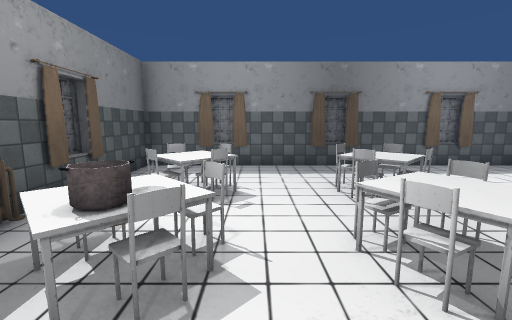
[1] (above)

12 first-person views from a walk through a 3-D level made in the Unity game engine. The camera is 1.5 m above the floor, tilts 8° down and sees 90° across. Doors are open. The floor is counted in squares, 1 m on a side. Each view is taken from the middle of a square. On the plan, view 1 faces up. The plan holds only what a view shows up to about 13 squares ahead; the rest is blank. Some surface patterns are stand-ins.

[2]
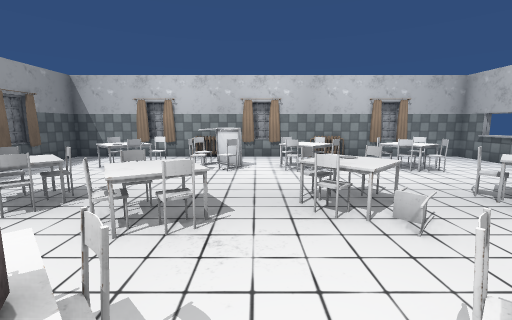

[3]
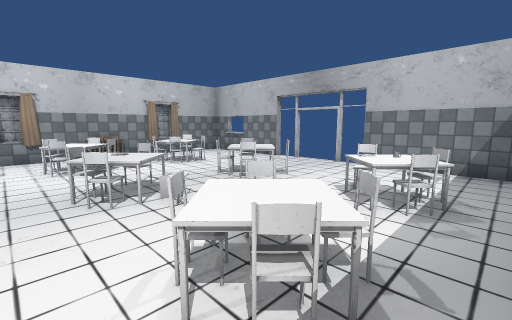

[4]
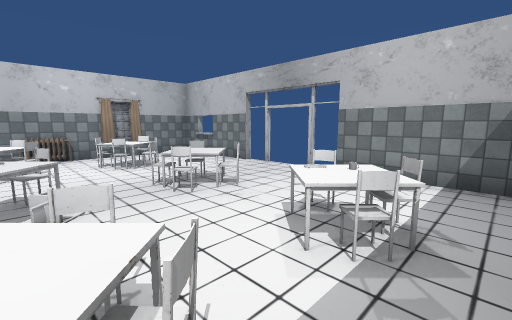

[5]
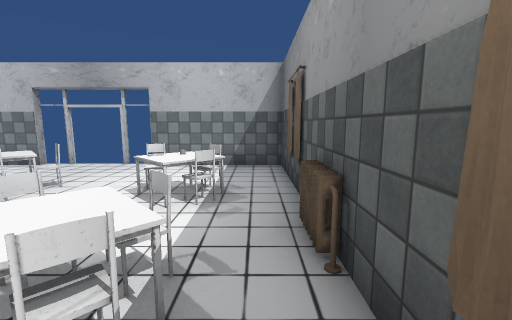

[6]
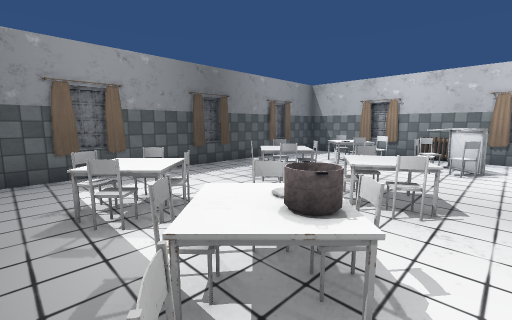

[7]
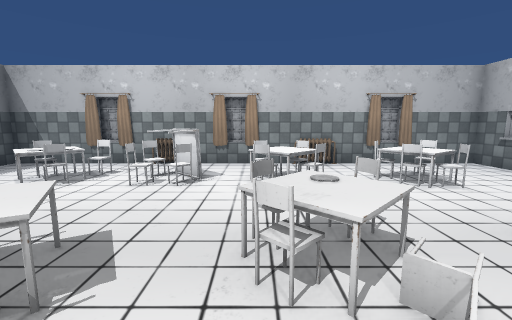

[8]
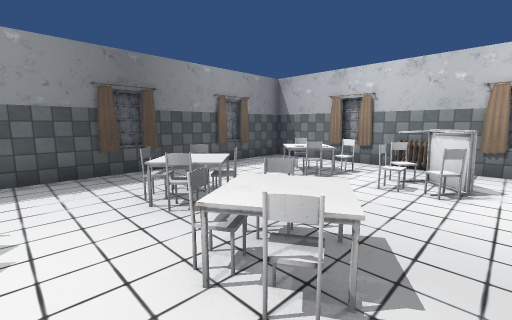

[9]
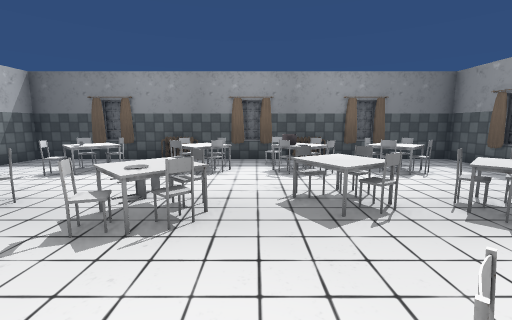

[10]
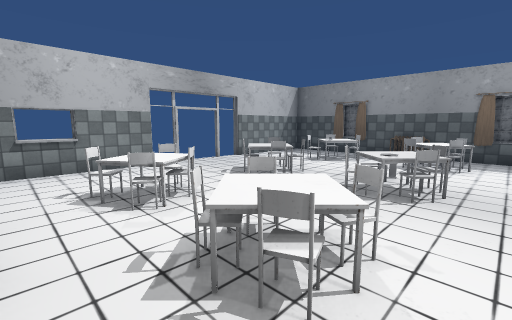

[11]
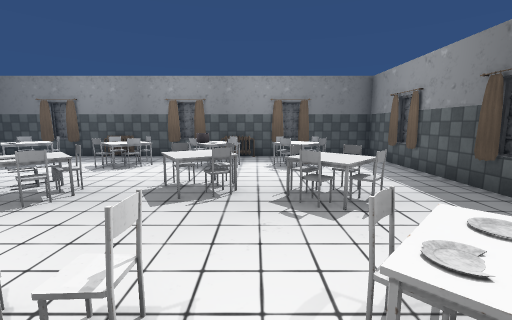

[12]
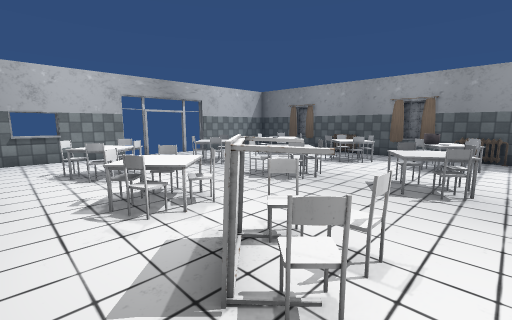

### Floor plan
Points are (right, up) in squares from view 1. A wall is a line through its corners. A room is listed if a view was taken in it or the views show most of it. See-through windows are left out.
Room 1 (views 1, 2, 3, 4, 5, 6, 7, 8, 9, 10, 11, 12)
walls: (9.6, -0.1) (9.8, 0.3); (9.6, 1.1) (9.8, 1.5); (-3.7, 0.5) (-3.9, 0); (9.8, -0.1) (9.5, 0.4); (-3.7, 1.6) (-4, 1.2); (9.8, 1.1) (9.5, 1.6); (-4, 0.4) (-3.8, 0); (-3.9, 1.7) (-3.7, 1.2); (10.1, 0.4) (10.1, 1.1); (-4.2, 1.2) (-4.2, 0.4); (-4.2, 1.6) (-4, 1); (9.6, -4.7) (9.8, -4.3); (9.6, 4.7) (9.8, 5.1); (-4, -4.2) (-3.7, -4.7); (9.8, 4.6) (9.6, 5.2); (9.8, -4.7) (9.5, -4.1); (-3.6, 5.3) (-3.4, 4.9); (-3.7, 5.2) (-3.9, 4.8); (4.9, -8.4) (9.8, -8.4) (9.8, 9.3) (-3.9, 9.3) (-3.9, -8.4) (1, -8.4); (-3.8, -5.4) (-4, -5.9); (-4.2, -4.9) (-4.2, -5.6); (-4, 5.3) (-3.7, 4.7); (10.1, 5.2) (10.1, 6.1); (-4, -5.4) (-3.7, -5.9); (9.7, 5.8) (9.8, 6.3); (9.8, 5.9) (9.6, 6.4); (10.1, -5.6) (10.1, -4.8); (9.8, -6) (9.5, -5.4); (2.5, 9.1) (2, 9.3); (3.7, 9.1) (3.2, 9.3); (2.5, 9.2) (2, 9.3); (2.4, 9.3) (2, 9.1); (3.7, 9.3) (3.2, 9); (-4.2, 6.1) (-4.2, 5.2); (-4.1, 6.3) (-3.9, 5.9); (3.4, 9.5) (2.2, 9.5); (-0.3, 9.1) (-0.8, 9.3); (-0.3, 9.3) (-0.8, 9.1); (6.6, 9.2) (6.1, 9.3); (6.6, 9.2) (6.2, 9.4); (6.5, 9.3) (6.1, 9.1); (-1.5, 9.1) (-2, 9.3); (-0.8, 9.5) (-1.8, 9.5); (7.8, 9.1) (7.4, 9.3); (-1.5, 9.3) (-2, 9.1); (7.8, 9.3) (7.3, 9.1); (7.4, 9.5) (6.8, 9.5)
ways out: gap at (3, -8.6)
objects: heater (-4, -2); heater (-4, 3); chair (-3, 2); chair (-2, -5); chair (-2, -4); chair (-2, -1); chair (-2, 0); table (-2, 2); chair (-2, 3); chair (-2, 5); chair (-2, 6); other object (-1, -5); table (-1, -4); chair (-1, -1); chair (-1, 0); chair (-1, 2); chair (-1, 3); chair (-1, 5); chair (-1, 6); chair (0, -5); chair (1, 2); chair (1, 3); chair (2, -5); chair (2, -4); table (2, -2) to (4, -1); chair (2, 0); table (2, 2) to (3, 3); chair (2, 5); chair (2, 6); table (3, -5); chair (3, -4); chair (3, 0); chair (3, 3); chair (3, 5); chair (3, 6); chair (4, -5); chair (4, -2); chair (6, -5); chair (6, -4); chair (6, -2); table (6, -2) to (7, 0); chair (6, 0); chair (6, 2); chair (6, 3); chair (6, 5); table (6, 5) to (7, 6); table (7, -4); chair (7, -3); table (7, 2) to (7, 3); chair (8, -1); chair (8, 0); chair (8, 3); chair (8, 5); chair (8, 6); heater (10, -2); heater (10, 3)

Positions as (right, up) in squares from view 1, and headings:
1: (0, 0), facing up
2: (-2, 1), facing right
3: (-3, 1), facing down-right
4: (-3, -1), facing down-right
5: (-3, 1), facing down
6: (-3, 1), facing up-right
7: (0, 0), facing right
8: (0, 1), facing up-right
9: (7, 1), facing left
10: (9, 1), facing down-left
11: (8, 4), facing left
12: (9, 4), facing down-left
